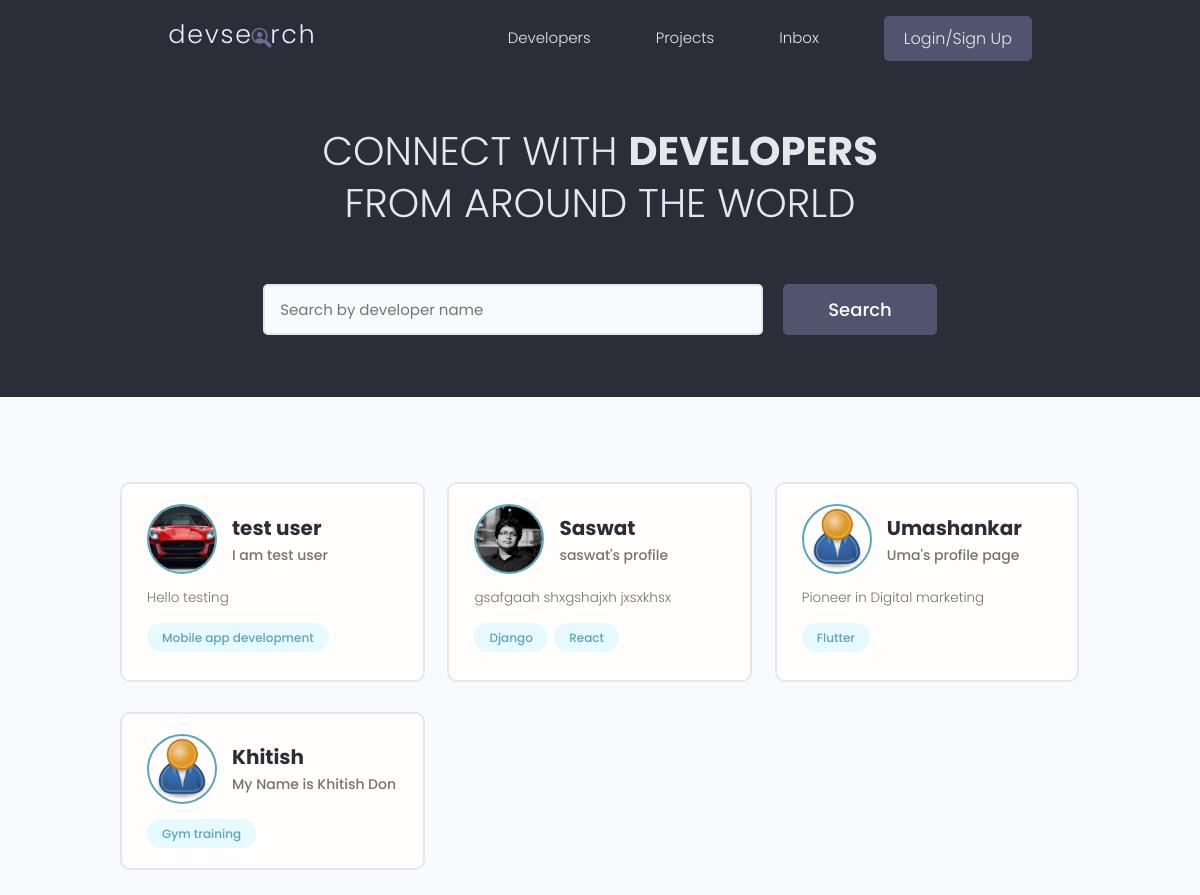
Before: / with the older database file.
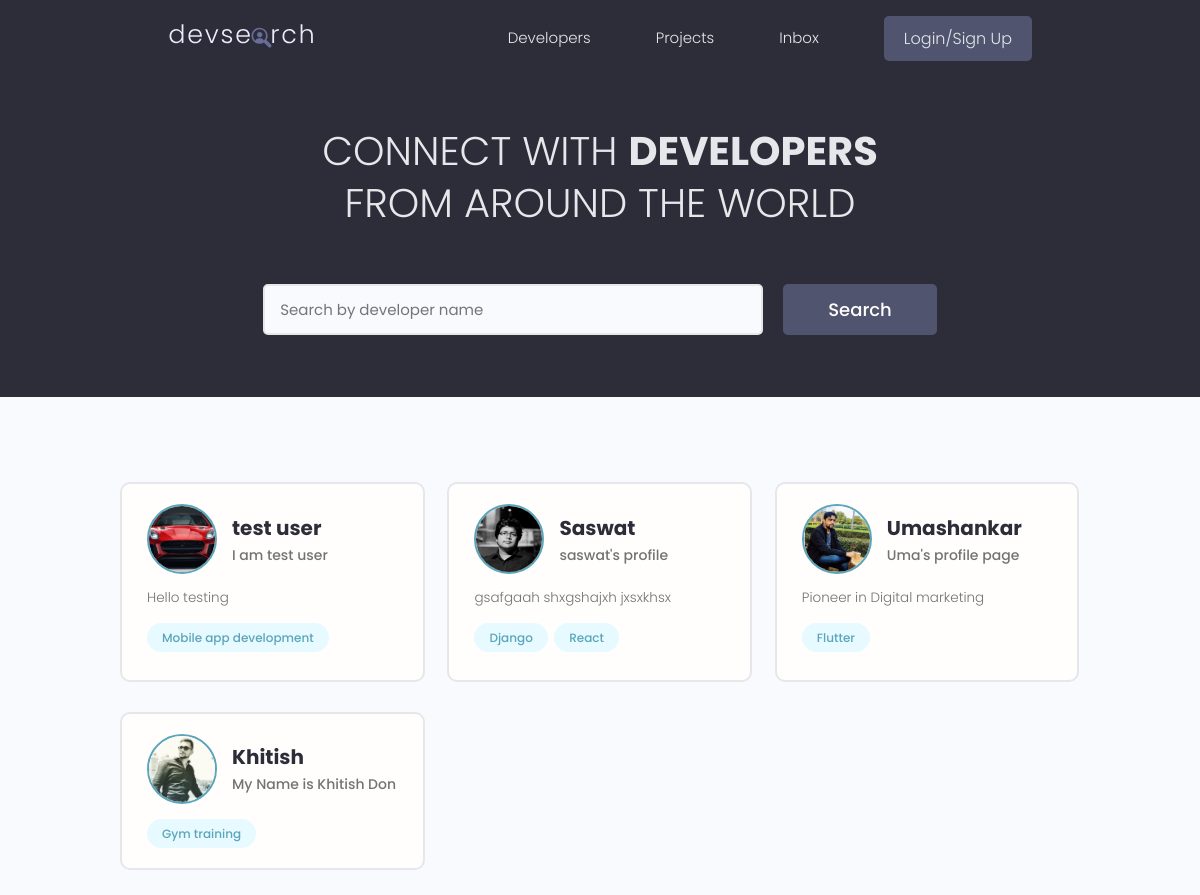
After: the same page with the newer database file.
### users/models.py (models this page shows, shortened)
class Profile(models.Model):
    user = models.OneToOneField(
        User, on_delete=models.CASCADE, null=True, blank=True)
    name = models.CharField(max_length=200, null=True, blank=True)
    email = models.EmailField(max_length=200, null=True, blank=True)
    username = models.CharField(max_length=200, null=True, blank=True)
    location = models.CharField(max_length=200, null=True, blank=True)
    short_intro = models.CharField(max_length=200, null=True, blank=True)
    bio = models.TextField(blank=True, null=True)
    profile_image = models.ImageField(
        null=True, blank=True, upload_to='profiles/', default="profiles/user-default.png")
    social_github = models.CharField(max_length=200, null=True, blank=True)
    social_twitter = models.CharField(max_length=200, null=True, blank=True)
    social_linkedin = models.CharField(max_length=200, null=True, blank=True)
    social_youtube = models.CharField(max_length=200, null=True, blank=True)
    social_website = models.CharField(max_length=200, null=True, blank=True)
    created = models.DateTimeField(auto_now_add=True)
    id = models.UUIDField(default=uuid.uuid4, unique=True,
                          primary_key=True, editable=False)

class Skill(models.Model):
    owner = models.ForeignKey(
        Profile, on_delete=models.CASCADE, null=True, blank=True)
    name = models.CharField(max_length=200)
    description = models.TextField(null=True, blank=True)
    created = models.DateTimeField(auto_now_add=True)
    id = models.UUIDField(default=uuid.uuid4, unique=True,
                          primary_key=True, editable=False)
    def __str__(self):
        return self.name

### users/views.py (the view)
# urls.py: path('', views.profiles, name='profiles'),
def profiles(request):
    profiles, search_query = searchProfiles(request)
    custom_range, profiles = paginateProfiles(request, profiles, 6)
    context = {'profiles': profiles, 'search_query': search_query,
               'custom_range': custom_range}
    return render(request, 'users/profiles.html', context)

### users/utils.py (called while the page is built)
def searchProfiles(request):
    search_query = ''
    if request.GET.get('search_query'):
        search_query = request.GET.get('search_query')
    skills = Skill.objects.filter(name__icontains='search_query')
    profiles = Profile.objects.distinct().filter(
        Q(name__icontains=search_query) |
        Q(short_intro__icontains=search_query) |
        Q(skill__in=skills))
    return profiles, search_query

def paginateProfiles(request, profiles, results):
    page = request.GET.get('page')
    paginator = Paginator(profiles, results)
    try:
        profiles = paginator.page(page)
    except PageNotAnInteger:
        page = 1
        profiles = paginator.page(page)
    except EmptyPage:
        page = paginator.num_pages
    profiles = paginator.page(page)
    leftIndex = (int(page) - 4)
    rightIndex = (int(page) + 5)
    if leftIndex < 1:
        leftIndex = 1
    if rightIndex > paginator.num_pages:
        rightIndex = paginator.num_pages + 1
    custom_range = range(leftIndex, rightIndex)
    return custom_range, profiles

### users/templates/users/profiles.html (shortened to what this page needs)
{% extends 'main.html' %}
{% block content %}
<main class="home">
    <section class="hero-section text-center">
        <div class="container container--narrow">
            <div class="hero-section__box">
                <h2>CONNECT WITH <span>DEVELOPERS</span></h2>
                <h2>FROM AROUND THE WORLD</h2>
            </div>
            <div class="hero-section__search">
                <form id="searchForm" class="form" action="{% url 'profiles' %}" method="get">
                    <div class="form__field">
                        <input class="input input--text" id="formInput#search" type="text" name="search_query"
                            placeholder="Search by developer name" />
                    </div>
                    <input class="btn btn--sub btn--lg" type="submit" value="Search" />
                </form>
            </div>
        </div>
    </section>
    <section class="devlist">
        <div class="container">
            <div class="grid grid--three">
                {% for profile in profiles %}
                <div class="column card">
                    <div class="dev">
                        <a href="{% url 'user-profile' profile.id %}" class="card__body">
                            <div class="dev__profile">
                                <img class="avatar avatar--md" src="{{profile.profile_image.url}}"
                                    alt="image" />
                                <div class="dev__meta">
                                    <h3>{{profile.name}}</h3>
                                    <h5>{{profile.short_intro|slice:"60"}}</h5>
                                </div>
                            </div>
                            <p class="dev__info">
                               {{profile.bio|slice:"150"}}
                            </p>
                            <div class="dev__skills">
                                {% for skill in profile.skill_set.all|slice:"5" %}
                                <span class="tag tag--pill tag--main">
                                    <small>{{skill}}</small>
                                </span>
                                {% endfor %}
                            </div>
                        </a>
                    </div>
                </div>
                {% endfor %}
            </div>
        </div>
    </section>
</main>
{% endblock %}

### templates/main.html (shortened to what this page needs)
<!DOCTYPE html>
{% load static %}
<html lang="en">
<head>
    <link rel="stylesheet" href="https://cdn.iconmonstr.com/1.3.0/css/iconmonstr-iconic-font.min.css" />
    <link rel="stylesheet" href="{% static 'uikit/styles/uikit.css' %}" />
    <link rel="stylesheet" href="{% static 'styles/app.css' %}" />
</head>
<body>
    {% include 'navbar.html' %}
    {% block content %}
    {% endblock %}
</body>
</html>

### templates/navbar.html (shortened to what this page needs)
{% load static %}
<header class="header">
    <div class="container container--narrow">
        <a href="{% url 'profiles' %}" class="header__logo">
            <img src="{% static 'images/logo.svg' %}" alt="DevSearch Logo" />
        </a>
        <nav class="header__nav">
            <ul class="header__menu">
                <li class="header__menuItem"><a href="{% url 'profiles' %}">Developers</a></li>
                <li class="header__menuItem"><a href="{% url 'projects' %}">Projects</a></li>
                <li class="header__menuItem"><a href="">Inbox</a></li>
                {% if request.user.is_authenticated %}
                <li class="header__menuItem"><a href="{% url 'account' %}">Account</a></li>
                <li class="header__menuItem"><a href="{% url 'logout' %}" class="btn btn--sub">Logout</a></li>
               {% else %}
                <li class="header__menuItem"><a href="{% url 'login' %}" class="btn btn--sub">Login/Sign Up</a></li>
                {% endif %}
            </ul>
        </nav>
    </div>
</header>

### static/styles/app.css (style rules this page uses)
:root { --color-sub: #2d2d39; }
.btn--sub { background-color: var(--color-sub-light); }
.card { border: 2px solid var(--color-light); }
img { width: 100%; }
.header { position: sticky; z-index: 111; background-color: var(--color-sub); padding: 1.5rem 0; }
.header > .container { display: flex; justify-content: space-between; align-items: center; }
.header__logo > img { height: 3.8rem; }
.header__nav > ul { display: inline-flex; align-items: center; list-style: none; gap: 6.5rem; }
.header__menuItem > a { color: var(--color-light); font-weight: 300; }
.hero-section { height: 40vh; display: flex; align-items: center; background-color: var(--color-sub); }
.hero-section__box { margin-bottom: 4rem; }
.hero-section__box > h2, .hero-section__box > h2 > span { font-size: 4rem; color: var(--color-light); line-height: 1.3; text-transform: uppercase; }
.hero-section__box > h2 { font-weight: 300; }
.hero-section__box > h2 > span { font-weight: 700; }
.hero-section__search > .form { display: flex; align-items: center; justify-content: center; gap: 2rem; }
.hero-section__search > .form input.input--text { width: 50rem; }
.devlist { margin-top: 8rem; }
.devlist .grid { align-items: stretch; }
.devlist .dev .dev__profile { display: flex; align-items: center; gap: 1.5rem; }
.devlist .dev .dev__meta h3 { color: var(--color-sub); font-size: 2rem; font-weight: 700; }
.devlist .dev .dev__meta h5 { color: var(--color-text); font-size: 1.4rem; font-weight: 500; }
.devlist .dev .dev__info { margin: 1.5rem 0; font-size: 1.35rem; line-height: 1.4; text-align: justify; }

### static/uikit/styles/modules/_variables.css (style rules this page uses)
:root { --color-main: #5aa5b9; --color-main-light: #e6faff; --color-sub: #3f4156; --color-sub-light: #51546e; --color-sub-lighter: #ededfd; --color-text: #737373; --color-gray: #8b8b8b; --color-light: #e5e7eb; --color-light-gray: #767676; --color-bg: #f8fafd; --color-white: #fffefd; --color-white-light: #f3f3f3; --color-success: #359e64; --color-success-bg: #def8e8; --color-error: #fc4b0b; --color-error-bg: #fff2ee; --font-base: 'Poppins', arial, helvetica, 'Segoe UI', roboto, ubuntu, sans-serif; --font-monospace: 'Fira Code', 'Courier New', courier, monospace; --font-regular: 300; --font-medium: 500; --font-bold: 700; --generic-shadow: 1px 1px 5px #00000010; --generic-transition: all 0.3s ease-in-out; }

### static/uikit/styles/modules/_base.css (style rules this page uses)
* { margin: 0; padding: 0; box-sizing: border-box; text-rendering: optimizeLegibility; color: inherit; font-size: inherit; }
html { font-size: 50%; }
@media only screen and (min-width: 480px) { html { font-size: 56.25%; } }
@media only screen and (min-width: 1200px) { html { font-size: 62.5%; } }
body { line-height: 1.6; font-weight: 400; font-size: 1.5rem; color: var(--color-text); background-color: var(--color-bg); min-height: 100vh; }

### static/uikit/styles/modules/_typography.css (style rules this page uses)
* { font-family: var(--font-base); }
h2 { font-size: 3.6rem; font-weight: var(--font-bold); }
h3 { font-size: 3.2rem; font-weight: var(--font-medium); }
h5 { font-size: 2.4rem; font-weight: var(--font-medium); }
h5, h6 { font-weight: var(--font-regular); }
p, span, strong { font-size: 1.6rem; color: var(--color-text); font-weight: var(--font-regular); }
a { padding-bottom: 2px; text-decoration: none; display: inline-block; color: var(--color-main); font-weight: var(--font-medium); }

### static/uikit/styles/modules/_utilities.css (style rules this page uses)
.container { width: 92%; max-width: 165rem; margin: 0 auto; box-sizing: border-box; }
.container--narrow { width: 92%; max-width: 120rem; }
@media screen and (min-width: 1000px) { .container { width: 90%; } }
@media screen and (min-width: 1000px) { .container--narrow { width: 85%; } }
@media screen and (min-width: 1200px) { .container { width: 80%; } }
@media screen and (min-width: 1200px) { .container--narrow { width: 72%; } }
.text-center { text-align: center; }

### static/uikit/styles/modules/_avatar.css (style rules this page uses)
.avatar { border-radius: 50%; border: 2px solid var(--color-main); object-fit: cover; }
.avatar--md { height: 7rem; width: 7rem; }

### static/uikit/styles/modules/_button.css (style rules this page uses)
.btn { display: inline-block; position: relative; cursor: pointer; background-color: var(--color-light); font-weight: var(--font-medium); color: var(--color-sub); text-decoration: none; padding: 1rem 2rem; border-radius: 0.5rem; border: none; width: -webkit-fit-content; width: -moz-fit-content; width: fit-content; height: -webkit-fit-content; height: -moz-fit-content; height: fit-content; font-size: 1.6rem; outline-width: 0; outline-color: transparent; -webkit-backface-visibility: hidden; backface-visibility: hidden; transition: all 0.3s ease-in-out; }
.btn--sub { background-color: var(--color-sub); color: var(--color-white); }
.btn--lg { font-size: 1.8rem; padding: 1.2rem 4.5rem; }

Changed rows visible on the page:
changed Profile "Umashankar": profile_image: picture added in place of a placeholder
changed Profile "Khitish": profile_image: picture added in place of a placeholder
